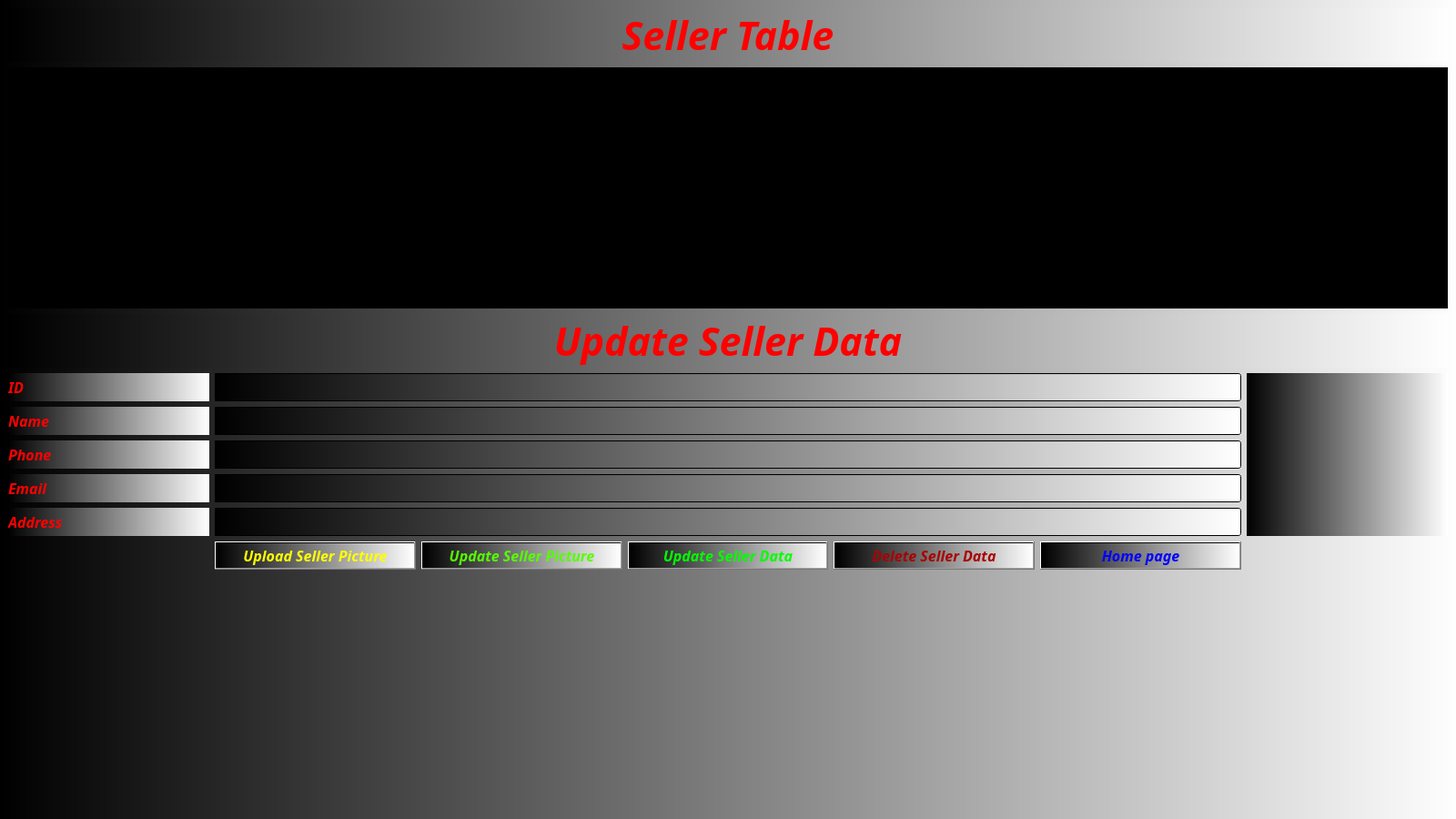
<?xml version="1.0" encoding="UTF-8"?>
<ui version="4.0">
 <class>SellerTable</class>
 <widget class="QMainWindow" name="SellerTable">
  <property name="geometry">
   <rect>
    <x>0</x>
    <y>0</y>
    <width>1600</width>
    <height>900</height>
   </rect>
  </property>
  <property name="font">
   <font>
    <family>Franklin Gothic Book</family>
    <pointsize>12</pointsize>
    <italic>true</italic>
    <bold>true</bold>
   </font>
  </property>
  <property name="windowTitle">
   <string>Seller Table</string>
  </property>
  <property name="windowIcon">
   <iconset resource="Pictures.qrc">
    <normaloff>:/picture/images/new-arrival.png</normaloff>:/picture/images/new-arrival.png</iconset>
  </property>
  <property name="toolTip">
   <string>Seller Table</string>
  </property>
  <property name="styleSheet">
   <string notr="true">color: rgb(255, 0, 0);
background-color: qlineargradient(spread:pad, x1:0, y1:0, x2:1, y2:0, stop:0 rgba(0, 0, 0, 255), stop:1 rgba(255, 255, 255, 255));</string>
  </property>
  <widget class="QWidget" name="centralwidget">
   <layout class="QGridLayout" name="gridLayout_2">
    <item row="0" column="0">
     <layout class="QGridLayout" name="gridLayout">
      <item row="0" column="0" colspan="7">
       <widget class="QLabel" name="label">
        <property name="font">
         <font>
          <family>Franklin Gothic Book</family>
          <pointsize>32</pointsize>
          <italic>true</italic>
          <bold>true</bold>
         </font>
        </property>
        <property name="text">
         <string>Seller Table</string>
        </property>
        <property name="alignment">
         <set>Qt::AlignCenter</set>
        </property>
       </widget>
      </item>
      <item row="1" column="0" colspan="7">
       <widget class="QTableView" name="tableView_Seller">
        <property name="font">
         <font>
          <family>Franklin Gothic Book</family>
          <pointsize>10</pointsize>
          <italic>true</italic>
          <bold>true</bold>
         </font>
        </property>
        <property name="styleSheet">
         <string notr="true">background-color: rgb(0, 0, 0);</string>
        </property>
        <property name="editTriggers">
         <set>QAbstractItemView::NoEditTriggers</set>
        </property>
        <property name="alternatingRowColors">
         <bool>true</bool>
        </property>
        <attribute name="horizontalHeaderDefaultSectionSize">
         <number>300</number>
        </attribute>
        <attribute name="verticalHeaderVisible">
         <bool>false</bool>
        </attribute>
       </widget>
      </item>
      <item row="2" column="0" colspan="7">
       <widget class="QLabel" name="label_id">
        <property name="font">
         <font>
          <family>Franklin Gothic Book</family>
          <pointsize>32</pointsize>
          <italic>true</italic>
          <bold>true</bold>
         </font>
        </property>
        <property name="text">
         <string>Update Seller Data</string>
        </property>
        <property name="alignment">
         <set>Qt::AlignCenter</set>
        </property>
       </widget>
      </item>
      <item row="3" column="0">
       <widget class="QLabel" name="label_2">
        <property name="font">
         <font>
          <family>Franklin Gothic Book</family>
          <pointsize>12</pointsize>
          <italic>true</italic>
          <bold>true</bold>
         </font>
        </property>
        <property name="text">
         <string>ID</string>
        </property>
       </widget>
      </item>
      <item row="3" column="1" colspan="5">
       <widget class="QLineEdit" name="lineEdit_id">
        <property name="font">
         <font>
          <family>Franklin Gothic Book</family>
          <pointsize>12</pointsize>
         </font>
        </property>
        <property name="readOnly">
         <bool>true</bool>
        </property>
       </widget>
      </item>
      <item row="3" column="6" rowspan="5">
       <widget class="QLabel" name="label_picture">
        <property name="text">
         <string/>
        </property>
        <property name="alignment">
         <set>Qt::AlignCenter</set>
        </property>
       </widget>
      </item>
      <item row="4" column="0">
       <widget class="QLabel" name="label_name">
        <property name="font">
         <font>
          <family>Franklin Gothic Book</family>
          <pointsize>12</pointsize>
          <italic>true</italic>
          <bold>true</bold>
         </font>
        </property>
        <property name="text">
         <string>Name</string>
        </property>
       </widget>
      </item>
      <item row="4" column="1" colspan="5">
       <widget class="QLineEdit" name="lineEdit_name">
        <property name="font">
         <font>
          <family>Franklin Gothic Book</family>
          <pointsize>12</pointsize>
         </font>
        </property>
       </widget>
      </item>
      <item row="5" column="0">
       <widget class="QLabel" name="label_dev">
        <property name="font">
         <font>
          <family>Franklin Gothic Book</family>
          <pointsize>12</pointsize>
          <italic>true</italic>
          <bold>true</bold>
         </font>
        </property>
        <property name="text">
         <string>Phone</string>
        </property>
       </widget>
      </item>
      <item row="5" column="1" colspan="5">
       <widget class="QLineEdit" name="lineEdit_phone">
        <property name="font">
         <font>
          <family>Franklin Gothic Book</family>
          <pointsize>12</pointsize>
         </font>
        </property>
       </widget>
      </item>
      <item row="6" column="0">
       <widget class="QLabel" name="label_genre">
        <property name="font">
         <font>
          <family>Franklin Gothic Book</family>
          <pointsize>12</pointsize>
          <italic>true</italic>
          <bold>true</bold>
         </font>
        </property>
        <property name="text">
         <string>Email</string>
        </property>
       </widget>
      </item>
      <item row="6" column="1" colspan="5">
       <widget class="QLineEdit" name="lineEdit_email">
        <property name="font">
         <font>
          <family>Franklin Gothic Book</family>
          <pointsize>12</pointsize>
         </font>
        </property>
       </widget>
      </item>
      <item row="7" column="0">
       <widget class="QLabel" name="label_copies">
        <property name="font">
         <font>
          <family>Franklin Gothic Book</family>
          <pointsize>12</pointsize>
          <italic>true</italic>
          <bold>true</bold>
         </font>
        </property>
        <property name="text">
         <string>Address</string>
        </property>
       </widget>
      </item>
      <item row="7" column="1" colspan="5">
       <widget class="QLineEdit" name="lineEdit_address">
        <property name="font">
         <font>
          <family>Franklin Gothic Book</family>
          <pointsize>12</pointsize>
         </font>
        </property>
       </widget>
      </item>
      <item row="8" column="0" rowspan="2">
       <spacer name="verticalSpacer">
        <property name="orientation">
         <enum>Qt::Vertical</enum>
        </property>
        <property name="sizeHint" stdset="0">
         <size>
          <width>20</width>
          <height>273</height>
         </size>
        </property>
       </spacer>
      </item>
      <item row="8" column="1">
       <widget class="QPushButton" name="upload_seller_pic">
        <property name="font">
         <font>
          <family>Franklin Gothic Book</family>
          <pointsize>12</pointsize>
          <italic>true</italic>
          <bold>true</bold>
         </font>
        </property>
        <property name="styleSheet">
         <string notr="true">color: rgb(255, 255, 0);</string>
        </property>
        <property name="text">
         <string>Upload Seller Picture</string>
        </property>
       </widget>
      </item>
      <item row="8" column="2">
       <widget class="QPushButton" name="update_seller_pic">
        <property name="font">
         <font>
          <family>Franklin Gothic Book</family>
          <pointsize>12</pointsize>
          <italic>true</italic>
          <bold>true</bold>
         </font>
        </property>
        <property name="styleSheet">
         <string notr="true">color: rgb(85, 255, 0);</string>
        </property>
        <property name="text">
         <string>Update Seller Picture</string>
        </property>
       </widget>
      </item>
      <item row="8" column="3">
       <widget class="QPushButton" name="update_seller_data">
        <property name="font">
         <font>
          <family>Franklin Gothic Book</family>
          <pointsize>12</pointsize>
          <italic>true</italic>
          <bold>true</bold>
         </font>
        </property>
        <property name="styleSheet">
         <string notr="true">
color: rgb(0, 255, 0);</string>
        </property>
        <property name="text">
         <string>Update Seller Data</string>
        </property>
       </widget>
      </item>
      <item row="8" column="4">
       <widget class="QPushButton" name="delete_seller_data">
        <property name="font">
         <font>
          <family>Franklin Gothic Book</family>
          <pointsize>12</pointsize>
          <italic>true</italic>
          <bold>true</bold>
         </font>
        </property>
        <property name="styleSheet">
         <string notr="true">color: rgb(170, 0, 0);</string>
        </property>
        <property name="text">
         <string>Delete Seller Data</string>
        </property>
       </widget>
      </item>
      <item row="8" column="5">
       <widget class="QPushButton" name="home_page">
        <property name="font">
         <font>
          <family>Franklin Gothic Book</family>
          <pointsize>12</pointsize>
          <italic>true</italic>
          <bold>true</bold>
         </font>
        </property>
        <property name="styleSheet">
         <string notr="true">color: rgb(0, 0, 255);</string>
        </property>
        <property name="text">
         <string>Home page</string>
        </property>
       </widget>
      </item>
      <item row="8" column="6" rowspan="2">
       <spacer name="verticalSpacer_7">
        <property name="orientation">
         <enum>Qt::Vertical</enum>
        </property>
        <property name="sizeHint" stdset="0">
         <size>
          <width>20</width>
          <height>273</height>
         </size>
        </property>
       </spacer>
      </item>
      <item row="9" column="1">
       <spacer name="verticalSpacer_2">
        <property name="orientation">
         <enum>Qt::Vertical</enum>
        </property>
        <property name="sizeHint" stdset="0">
         <size>
          <width>20</width>
          <height>241</height>
         </size>
        </property>
       </spacer>
      </item>
      <item row="9" column="2">
       <spacer name="verticalSpacer_3">
        <property name="orientation">
         <enum>Qt::Vertical</enum>
        </property>
        <property name="sizeHint" stdset="0">
         <size>
          <width>20</width>
          <height>241</height>
         </size>
        </property>
       </spacer>
      </item>
      <item row="9" column="3">
       <spacer name="verticalSpacer_4">
        <property name="orientation">
         <enum>Qt::Vertical</enum>
        </property>
        <property name="sizeHint" stdset="0">
         <size>
          <width>20</width>
          <height>241</height>
         </size>
        </property>
       </spacer>
      </item>
      <item row="9" column="4">
       <spacer name="verticalSpacer_5">
        <property name="orientation">
         <enum>Qt::Vertical</enum>
        </property>
        <property name="sizeHint" stdset="0">
         <size>
          <width>20</width>
          <height>241</height>
         </size>
        </property>
       </spacer>
      </item>
      <item row="9" column="5">
       <spacer name="verticalSpacer_6">
        <property name="orientation">
         <enum>Qt::Vertical</enum>
        </property>
        <property name="sizeHint" stdset="0">
         <size>
          <width>20</width>
          <height>241</height>
         </size>
        </property>
       </spacer>
      </item>
     </layout>
    </item>
   </layout>
  </widget>
  <widget class="QMenuBar" name="menubar">
   <property name="geometry">
    <rect>
     <x>0</x>
     <y>0</y>
     <width>1600</width>
     <height>23</height>
    </rect>
   </property>
  </widget>
 </widget>
 <resources>
  <include location="Pictures.qrc"/>
 </resources>
 <connections/>
</ui>
